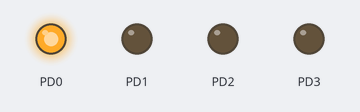
The program below on a simulated ATmega128, built with avr-gcc and emulated at 8 MHz. Parts: output pins drawn as LEDs (lit = HIGH). At 1.0 s the program stops and its outputs stay as they are.

Above: at 0.1 s.
Timing chart, 0 to 1.6 s (numbered marks = the images above):
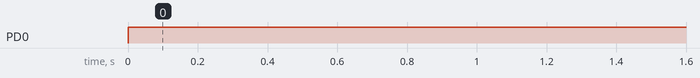

Measured:
- by itself, PD0: LOW → HIGH at 0.00 s

The program:

main.c
```c
#define F_CPU 8000000L

#include <avr/io.h>
#include <util/delay.h>
#include <stdio.h>
#include <stdlib.h>
#include "util.h"

// Prototype Functions
void s1(void);
void s2(void);
void s3(void);
void end(void);
void start(void);

// Lights Enum
typedef enum { D7, D5 } ENUM_EVENTS;
// State enum
typedef enum { START, STATE_1, STATE_2, STATE_3, END } ENUM_STATES;

// Struct with methods it needs to run
typedef struct {
	void (*finit)(void);
	void (*fbody)(void);
	void (*fexit)(void);
	ENUM_STATES nextState;
} STATE_TRANSITION_STRUCT;


// An Array of the struct with the methods it needs to run at each index.
STATE_TRANSITION_STRUCT fsm[5][3] = {
	{ {s1,   NULL,  NULL, START}, 	{NULL, s1, NULL, STATE_1},		{NULL, s2, NULL, STATE_2} },
	{ {NULL, start, NULL, START},	{NULL, NULL, NULL, STATE_1},	{NULL, s2, NULL, STATE_2} },
	{ {NULL, start, NULL, START}, 	{NULL, s1, NULL, STATE_1}, 		{NULL, s3, NULL, STATE_3} },
	{ {NULL, NULL,  NULL, START},	{NULL, end, NULL, END}, 		{NULL, end, NULL, END} },
	{ {NULL, start, NULL, START},	{NULL, end, NULL, END}, 		{NULL, end, NULL, END} }
};


// Standard start
ENUM_STATES state = START;

// Logic for when to run each method
void handleEvent(ENUM_EVENTS event)
{
	// Call EXIT function old state
	if( fsm[state][event].fexit != NULL) {
		fsm[state][event].fexit() ;
	}

	// Set new state, -1 means
	state = fsm[state][event].nextState;

	// Call INIT function
	if( fsm[state][event].finit != NULL) {
		fsm[state][event].finit() ;
	}

	// Call BODY function
	if( fsm[state][event].fbody != NULL) {
		fsm[state][event].fbody() ;
	}
}

/*
 * Turn on the first light 0x1 -> 0b0000 0001 and then wait 500ms
 */
void s1(void){
	PORTD = 0x1;
	wait(500);
}

/*
 * Turn on the first light 0x2 -> 0b0000 0010 and then wait 500ms
 */
void s2(void){
	PORTD = 0x2;
	wait(500);
}

/*
 * Turn on the first light 0x4 -> 0b0000 0100 and then wait 500ms
 */
void s3(void){
	PORTD = 0x4;
	wait(500);
}

// Turn PortD all of and then on again the LED's
void start(void){
	PORTD = 0xFF;
	wait(500);
	PORTD = 0x00;
}

// Turn PortD all of and then on again the LED's
void end(void){
	PORTD = 0xFF;
	wait(500);
	PORTD = 0x00;
}


int main( void )
{
	//Put the LED's on output
	DDRD = 0b00001111;
	while (1)
	{
			handleEvent(D7);
			handleEvent(D5);
	}

	return 1;
}
```

util.h
```c
/*
 * util.h
 *
 * Created: 1/30/2019 11:14:54 AM
 *  Author: Simon, Tom, Patrick
 */


#ifndef UTIL_H_
#define UTIL_H_
#include <util/delay.h>

void wait (int ms) {
	for (int i  = 0; i<ms; i++){
		_delay_ms(1);
	}
}


#endif /* UTIL_H_ */
```
